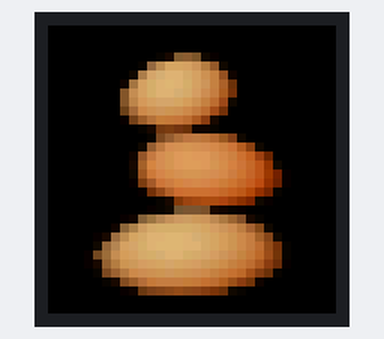
The sketch below on a simulated ESP32. Parts: 32×32 colour display. What the sketch prints to the serial monitor is not drawn.

Above: at 0.45 s.
At 33.8 s:
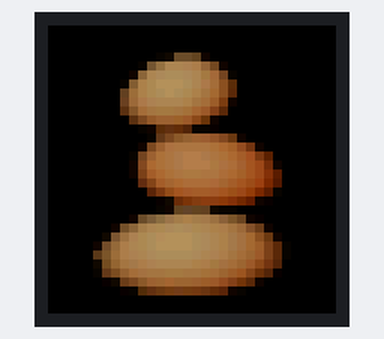

The sketch:

baseline.ino
```cpp
// --- CUSTOM PXMATRIX PINS: PRESERVED FROM YOUR SKETCH ---
#define P_R1 13
#define P_G1 27
#define P_B1 26
#define P_R2 13
#define P_G2 27
#define P_B2 26

#define PxMATRIX_DOUBLE_BUFFER true

#include <PxMatrix.h>
#include <math.h>

// ------------------------- Matrix wiring -------------------------
#define P_LAT 22
#define P_A   19
#define P_B   23
#define P_C   18
#define P_D   5
#define P_OE  16

PxMATRIX display(32, 32, P_LAT, P_OE, P_A, P_B, P_C, P_D);

// ------------------------- Display refresh -------------------------
hw_timer_t *displayTimer = nullptr;
portMUX_TYPE timerMux = portMUX_INITIALIZER_UNLOCKED;

void IRAM_ATTR display_updater() {
  portENTER_CRITICAL_ISR(&timerMux);
  display.display(10);
  portEXIT_CRITICAL_ISR(&timerMux);
}

// ------------------------- Animation timing -------------------------
unsigned long lastFrame = 0;
const unsigned long FRAME_INTERVAL_MS = 33;

// ------------------------- Rest: Everything is on fire -------------------------
void restState(unsigned long now) {
  // Three balanced river stones. Only their inner light moves, like a quiet breath.
  // Bounded phases keep the slow motion smooth through indefinite playback.
  const float phase = (float)(now % 12000UL) * 6.2831853f / 12000.0f;
  const float drift = sinf((float)(now % 24000UL) * 6.2831853f / 24000.0f);
  const float breath = 0.85f + 0.15f * sinf(phase);
  static const float cx[3] = {14.0f, 17.1f, 15.2f};
  static const float cy[3] = {7.0f, 15.5f, 24.7f};
  static const float rx[3] = {6.2f, 8.0f, 10.2f};
  static const float ry[3] = {4.2f, 4.3f, 4.8f};
  static const float lean[3] = {-0.20f, 0.23f, -0.12f};
  const float warmth = 0.5f + 0.5f * sinf(phase - 0.7f);

  display.fillScreen(0);
  for (int y = 1; y < 31; ++y) {
    for (int x = 1; x < 31; ++x) {
      int red = 0, green = 0, blue = 0;
      for (int stone = 0; stone < 3; ++stone) {
        const float v = ((float)y - cy[stone]) / ry[stone];
        const float u = ((float)x - cx[stone] - lean[stone] * ((float)y - cy[stone])) /
                        (rx[stone] * (1.0f + 0.06f * v));
        const float distance = u * u + v * v;
        if (distance > 1.48f) continue;
        int r, g, b;
        if (distance <= 1.0f) {
          // Amber rim, a broad luminous center, and a slowly wandering warm heart.
          const float edge = min(1.0f, (1.0f - distance) * 2.4f);
          const float lightX = u + 0.20f - drift * 0.07f;
          const float lightY = v + 0.22f;
          const float core = max(0.0f, 1.0f - 0.75f * lightX * lightX - 0.65f * lightY * lightY);
          const float light = (0.58f + 0.42f * edge) * breath;
          const float peach = stone == 1 ? 1.0f : 0.0f;
          r = (int)((205.0f + 45.0f * core) * light);
          g = (int)((91.0f + 116.0f * core - peach * 28.0f + 5.0f * warmth) * light);
          b = (int)((23.0f + 112.0f * core - peach * 28.0f + 7.0f * warmth) * light);
        } else {
          // A narrow warm halo; the surrounding panel remains completely black.
          const float halo = (1.48f - distance) / 0.48f;
          const float glow = halo * halo * breath;
          r = (int)(31.0f * glow);
          g = (int)(12.0f * glow);
          b = 0;
        }
        red = max(red, r);
        green = max(green, g);
        blue = max(blue, b);
      }
      if (red > 0) display.drawPixel(x, y, display.color565(red, green, blue));
    }
  }
}

// ------------------------- Setup -------------------------
void setup() {
  Serial.begin(115200);

  pinMode(P_OE, OUTPUT);
  digitalWrite(P_OE, LOW);

  display.begin(16);
  display.setBrightness(255);
  display.clearDisplay();

  // Preserve your working refresh settings.
  displayTimer = timerBegin(0, 80, true);
  timerAttachInterrupt(displayTimer, &display_updater, true);
  timerAlarmWrite(displayTimer, 1000, true);
  timerAlarmEnable(displayTimer);

  lastFrame = millis();

  Serial.println("Ready: animation");
}

// ------------------------- Main loop -------------------------
void loop() {
  unsigned long now = millis();

  if (now - lastFrame >= FRAME_INTERVAL_MS) {
    lastFrame = now;

    // Draw into the hidden buffer.
    restState(now);

    // Display the completed frame.
    portENTER_CRITICAL(&timerMux);
    display.showBuffer();
    portEXIT_CRITICAL(&timerMux);
  }

  delay(1);
}
```
